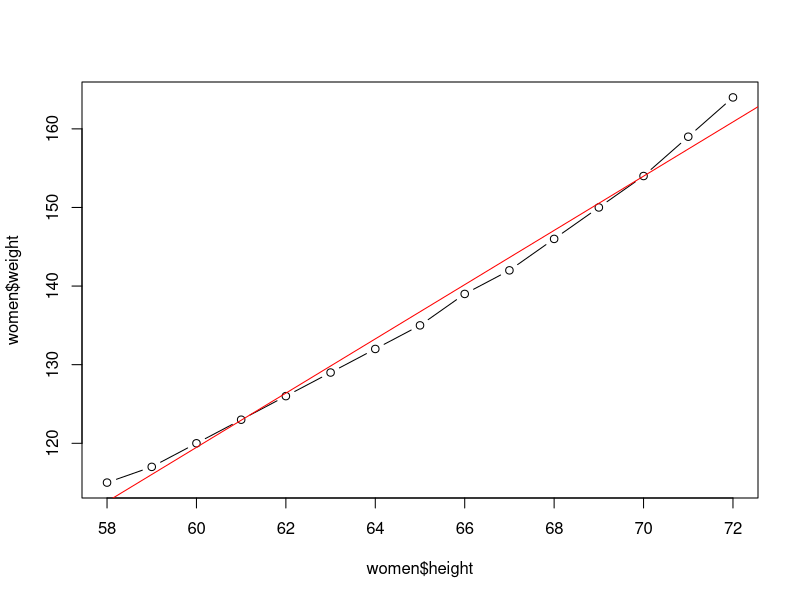
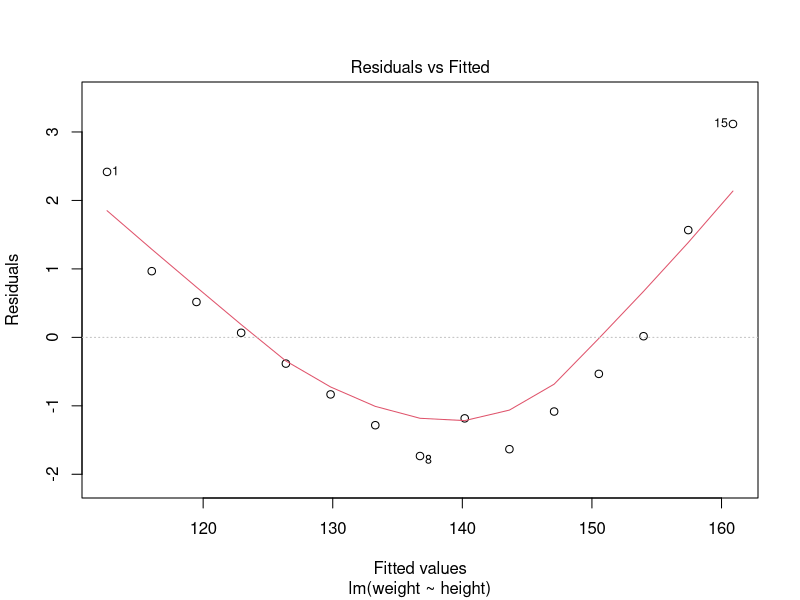
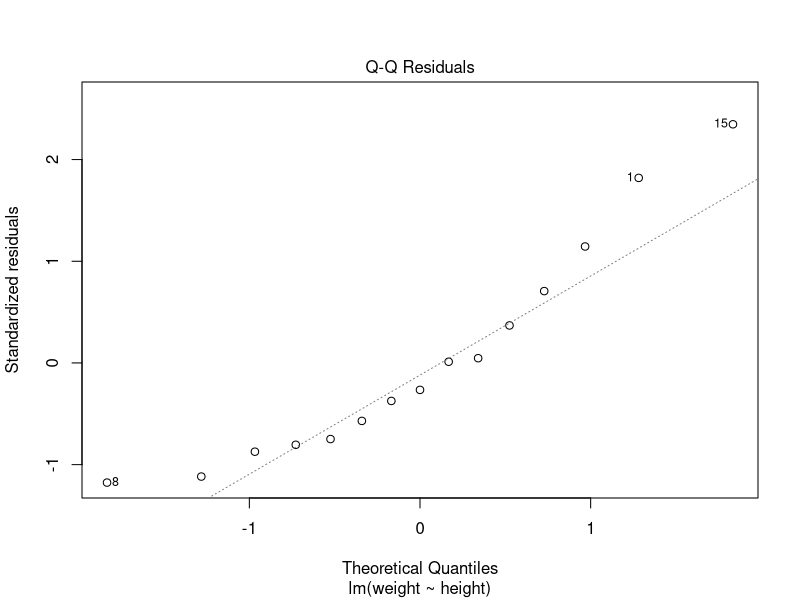
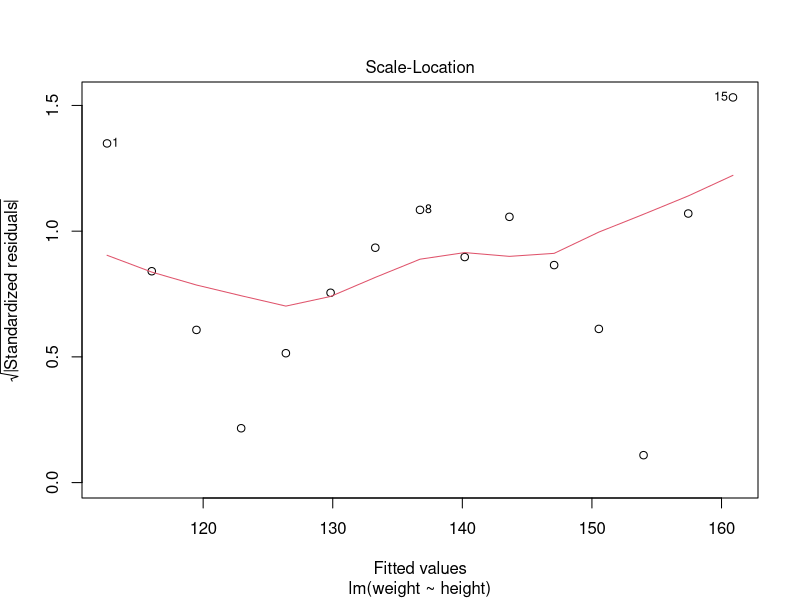
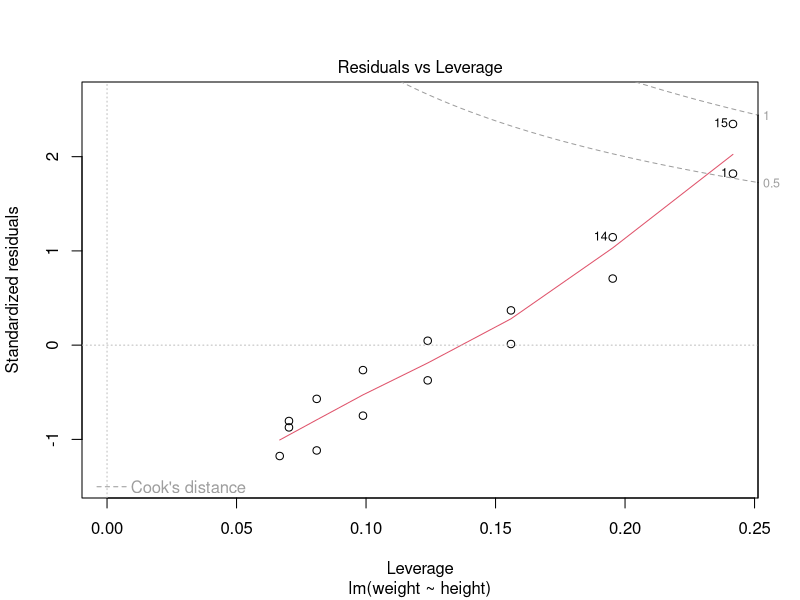

Write the R code that produced these figures, in order.
women
#git config --global user.email "pgp17abhishekbanerjee@imt.ac.in"
#git config --global user.name "Abhishek2391"


#Regression Analysis

data(women)
women
names(women)
str(women)

#covariance
cov(women$height,women$weight)

#correlation
cor(women$height,women$weight)

plot(x=women$height, y=women$weight,type = 'b')

#abline is a line of best fit , passed through center of all the points, used for prediction
abline(lm(weight~height,data=women),col='red')

fit1=lm(weight~height,data=women)#creating a model

summary(fit1)# summmary of the model

#weight is dependent variable
#height is the independent variable
#interpretation of model

#Multiple R square,Adjusted R square. We need to interpret the p value.

#F-stattistic: p-value:1.091e-14, which is less than 0.05, which makes it significant, therefore there is a modeal between y and atleast 1 x variable. Yes , height and weight have a linear relationship and they rise in a linear fashion,

#Multiple R square: 0.991. Therefore, 99% variation in Y is explained by X.
#adjusted R square, is not used in addition of variables. Used in only cases of multiple linear regression.

#Residual standard error:

#P value is not calculated in case of manual calculation. used while using a software.

#Coefficeints: y=mx+c, C is -87 here

#Pr vlue: if p value is less than 0.05, this value is significant making height significant for prediction of weight. *** to denote significance. if value is close to 0 three stars and so on. Signif. codes:  0 ‘***’ 0.001 ‘**’ 0.01 ‘*’ 0.05 ‘.’ 0.1 ‘ ’ 1. height is significant . 

#residuals: difference between predicted and actual values. Here its for weights. the range lies from -1.73 to 3.1167.
#Multiple R square is 0.99 mkes its a good model for predicting weight using height.

#Ho(F Test): No relationship between Y and any X
#Ha:

#we shall reject Null hypothesis

coef(fit1)
attributes(fit1)
# cannot predict for height not present in dataset. Extrapolation is not possible. You can take a value and calculate a feasible number but it is not statistically accurate.
#Y=-87+3.4*X
range(women$height)
#intrapolation is pssible only for height within 58 to 72

#R Square

#Prediction model
new1=data.frame(height=c(65,66))
new1
#predicting using the model fit1
(p1=predict(fit1,newdata = new1))
cbind(new1,p1)
(new2=data.frame(height=c(60,69)))
(p2=predict(fit1,newdata=new2))
cbind(new2,p2)

#Source: R in Action: Pg.174
#Assumptions:

#Normality: for a fixed value of independent variable, the dependent variable is normally distributed. 
#Independence:There is no auto colinearity. It is a cross sectional data. It is not a time series data. 
#Linearity: Each y has a linear relation with each C. 
#Homoscedasticity: Variance doesnt change with different levels of X.
#Autocolinearity: 1 y is dependent on the other .
#Multicolinearity: 1 x is depedent on the other. 
#Darwin Watson Test to test for autocolinearity.
#There should not be any outliers.

plot(fit1)





